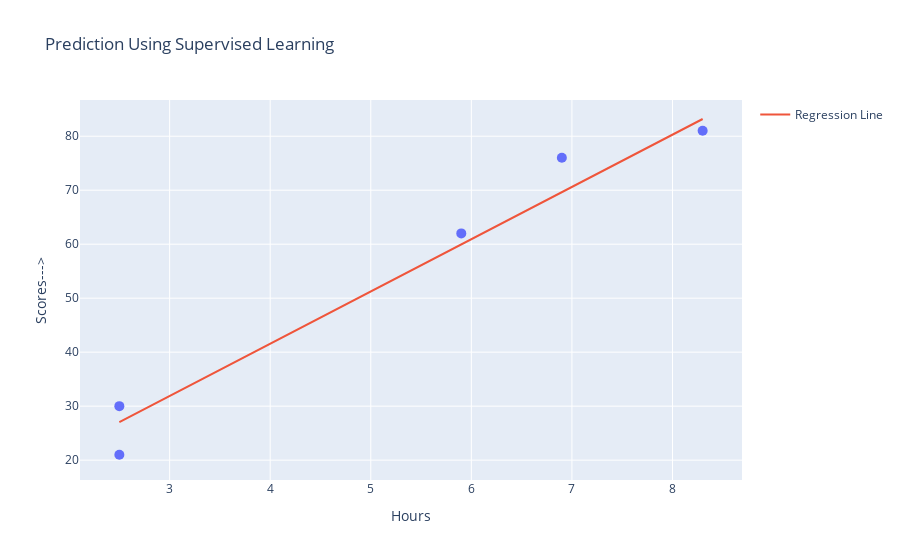

Write notebook code for a chart like this one.
### Code cell
# Create a DataFrame for plotting
df = pd.DataFrame({'Hours': X_test.ravel(), 'Scores--->': y_test.ravel(), 'Y_predicted': y_pred.ravel()})

# Plotting using Plotly
fig = px.scatter(df, x='Hours', y='Scores--->',title='Prediction Using Supervised Learning')
fig.add_trace(go.Scatter(x=df['Hours'], y=df['Y_predicted'],mode='lines',name='Regression Line'))
fig.update_traces(marker=dict(size=10))
fig.update_layout(xaxis_title='Hours', yaxis_title='Scores--->')
fig.show()

### Figure 1 — Plotly figure (JSON) as saved in the notebook; plotly's stock layout.template omitted (floating-point values rounded to 4 significant figures)
{"data": [{"hovertemplate": "Hours=%{x}<br>Scores--->=%{y}<extra></extra>", "legendgroup": "", "marker": {"color": "#636efa", "size": 10, "symbol": "circle"}, "mode": "markers", "name": "", "orientation": "v", "showlegend": false, "type": "scatter", "x": [8.3, 2.5, 2.5, 6.9, 5.9], "xaxis": "x", "y": [81, 30, 21, 76, 62], "yaxis": "y"}, {"marker": {"size": 10}, "mode": "lines", "name": "Regression Line", "type": "scatter", "x": [8.3, 2.5, 2.5, 6.9, 5.9], "y": [83.19, 27.03, 27.03, 69.63, 59.95]}], "layout": {"legend": {"tracegroupgap": 0}, "title": {"text": "Prediction Using Supervised Learning"}, "xaxis": {"anchor": "y", "domain": [0, 1], "title": {"text": "Hours"}}, "yaxis": {"anchor": "x", "domain": [0, 1], "title": {"text": "Scores--->"}}}}
